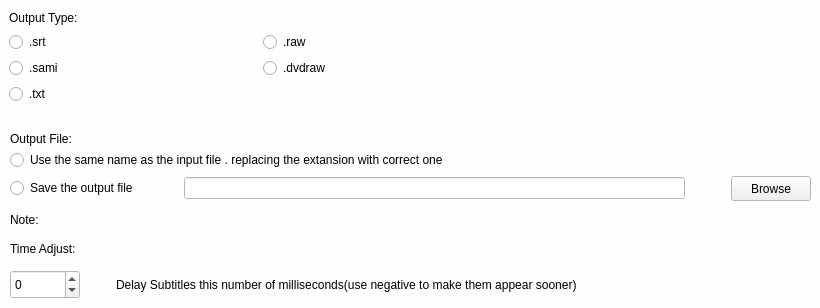
      <widget class="QWidget" name="tab_3">
       <property name="palette">
        <palette>
         <active>
          <colorrole role="Base">
           <brush brushstyle="SolidPattern">
            <color alpha="255">
             <red>255</red>
             <green>255</green>
             <blue>255</blue>
            </color>
           </brush>
          </colorrole>
          <colorrole role="Window">
           <brush brushstyle="SolidPattern">
            <color alpha="255">
             <red>255</red>
             <green>254</green>
             <blue>253</blue>
            </color>
           </brush>
          </colorrole>
         </active>
         <inactive>
          <colorrole role="Base">
           <brush brushstyle="SolidPattern">
            <color alpha="255">
             <red>255</red>
             <green>255</green>
             <blue>255</blue>
            </color>
           </brush>
          </colorrole>
          <colorrole role="Window">
           <brush brushstyle="SolidPattern">
            <color alpha="255">
             <red>255</red>
             <green>254</green>
             <blue>253</blue>
            </color>
           </brush>
          </colorrole>
         </inactive>
         <disabled>
          <colorrole role="Base">
           <brush brushstyle="SolidPattern">
            <color alpha="255">
             <red>255</red>
             <green>254</green>
             <blue>253</blue>
            </color>
           </brush>
          </colorrole>
          <colorrole role="Window">
           <brush brushstyle="SolidPattern">
            <color alpha="255">
             <red>255</red>
             <green>254</green>
             <blue>253</blue>
            </color>
           </brush>
          </colorrole>
         </disabled>
        </palette>
       </property>
       <attribute name="title">
        <string>Output(1)</string>
       </attribute>
       <widget class="QWidget" name="verticalLayoutWidget">
        <property name="geometry">
         <rect>
          <x>9</x>
          <y>32</y>
          <width>611</width>
          <height>82</height>
         </rect>
        </property>
        <layout class="QVBoxLayout" name="verticalLayout_3">
         <item>
          <layout class="QFormLayout" name="formLayout_2">
           <property name="fieldGrowthPolicy">
            <enum>QFormLayout::AllNonFixedFieldsGrow</enum>
           </property>
           <property name="horizontalSpacing">
            <number>200</number>
           </property>
           <item row="0" column="0">
            <widget class="QRadioButton" name="radioButton">
             <property name="text">
              <string>.srt</string>
             </property>
             <attribute name="buttonGroup">
              <string notr="true">buttonGroup_10</string>
             </attribute>
            </widget>
           </item>
           <item row="0" column="1">
            <widget class="QRadioButton" name="radioButton_3">
             <property name="text">
              <string>.raw</string>
             </property>
             <attribute name="buttonGroup">
              <string notr="true">buttonGroup_10</string>
             </attribute>
            </widget>
           </item>
           <item row="1" column="0">
            <widget class="QRadioButton" name="radioButton_2">
             <property name="text">
              <string>.sami</string>
             </property>
             <attribute name="buttonGroup">
              <string notr="true">buttonGroup_10</string>
             </attribute>
            </widget>
           </item>
           <item row="1" column="1">
            <widget class="QRadioButton" name="radioButton_4">
             <property name="text">
              <string>.dvdraw</string>
             </property>
             <attribute name="buttonGroup">
              <string notr="true">buttonGroup_10</string>
             </attribute>
            </widget>
           </item>
           <item row="2" column="0">
            <widget class="QRadioButton" name="radioButton_5">
             <property name="text">
              <string>.txt</string>
             </property>
             <attribute name="buttonGroup">
              <string notr="true">buttonGroup_10</string>
             </attribute>
            </widget>
           </item>
          </layout>
         </item>
        </layout>
       </widget>
       <widget class="QWidget" name="verticalLayoutWidget_2">
        <property name="geometry">
         <rect>
          <x>10</x>
          <y>150</y>
          <width>801</width>
          <height>82</height>
         </rect>
        </property>
        <layout class="QVBoxLayout" name="verticalLayout_6">
         <item>
          <widget class="QRadioButton" name="radioButton_6">
           <property name="text">
            <string>Use the same name as the input file . replacing the extansion with correct one</string>
           </property>
           <attribute name="buttonGroup">
            <string notr="true">buttonGroup_11</string>
           </attribute>
          </widget>
         </item>
         <item>
          <layout class="QHBoxLayout" name="horizontalLayout_4">
           <property name="spacing">
            <number>6</number>
           </property>
           <property name="sizeConstraint">
            <enum>QLayout::SetMinimumSize</enum>
           </property>
           <property name="bottomMargin">
            <number>0</number>
           </property>
           <item>
            <widget class="QRadioButton" name="radioButton_7">
             <property name="text">
              <string>Save the output file</string>
             </property>
             <attribute name="buttonGroup">
              <string notr="true">buttonGroup_11</string>
             </attribute>
            </widget>
           </item>
           <item>
            <spacer name="horizontalSpacer_12">
             <property name="orientation">
              <enum>Qt::Horizontal</enum>
             </property>
             <property name="sizeType">
              <enum>QSizePolicy::Maximum</enum>
             </property>
             <property name="sizeHint" stdset="0">
              <size>
               <width>40</width>
               <height>20</height>
              </size>
             </property>
            </spacer>
           </item>
           <item>
            <widget class="QLineEdit" name="lineEdit_11"/>
           </item>
           <item>
            <spacer name="horizontalSpacer_2">
             <property name="orientation">
              <enum>Qt::Horizontal</enum>
             </property>
             <property name="sizeType">
              <enum>QSizePolicy::Fixed</enum>
             </property>
             <property name="sizeHint" stdset="0">
              <size>
               <width>40</width>
               <height>0</height>
              </size>
             </property>
            </spacer>
           </item>
           <item>
            <widget class="QPushButton" name="pushButton_3">
             <property name="maximumSize">
              <size>
               <width>100</width>
               <height>30</height>
              </size>
             </property>
             <property name="text">
              <string>Browse</string>
             </property>
            </widget>
           </item>
          </layout>
         </item>
         <item>
          <widget class="QLabel" name="label_9">
           <property name="text">
            <string>Note:</string>
           </property>
          </widget>
         </item>
        </layout>
       </widget>
       <widget class="QLabel" name="label_6">
        <property name="geometry">
         <rect>
          <x>9</x>
          <y>9</y>
          <width>90</width>
          <height>17</height>
         </rect>
        </property>
        <property name="text">
         <string>Output Type:</string>
        </property>
       </widget>
       <widget class="QLabel" name="label_7">
        <property name="geometry">
         <rect>
          <x>10</x>
          <y>130</y>
          <width>82</width>
          <height>17</height>
         </rect>
        </property>
        <property name="text">
         <string>Output File:</string>
        </property>
       </widget>
       <widget class="QWidget" name="horizontalLayoutWidget_3">
        <property name="geometry">
         <rect>
          <x>10</x>
          <y>270</y>
          <width>747</width>
          <height>29</height>
         </rect>
        </property>
        <layout class="QHBoxLayout" name="horizontalLayout_3">
         <item>
          <widget class="QSpinBox" name="spinBox">
           <property name="maximumSize">
            <size>
             <width>70</width>
             <height>30</height>
            </size>
           </property>
           <property name="minimum">
            <number>-10000</number>
           </property>
           <property name="maximum">
            <number>10000</number>
           </property>
          </widget>
         </item>
         <item>
          <spacer name="horizontalSpacer_3">
           <property name="orientation">
            <enum>Qt::Horizontal</enum>
           </property>
           <property name="sizeType">
            <enum>QSizePolicy::Fixed</enum>
           </property>
           <property name="sizeHint" stdset="0">
            <size>
             <width>30</width>
             <height>20</height>
            </size>
           </property>
          </spacer>
         </item>
         <item>
          <widget class="QLabel" name="label_10">
           <property name="text">
            <string>Delay Subtitles this number of milliseconds(use negative to make them appear sooner)</string>
           </property>
          </widget>
         </item>
        </layout>
       </widget>
       <widget class="QLabel" name="label_8">
        <property name="geometry">
         <rect>
          <x>10</x>
          <y>240</y>
          <width>85</width>
          <height>17</height>
         </rect>
        </property>
        <property name="text">
         <string>Time Adjust:</string>
        </property>
       </widget>
      </widget>
